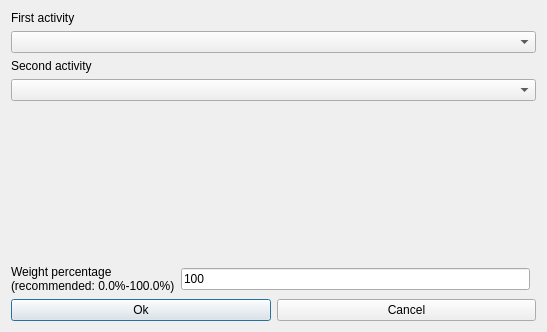
<?xml version="1.0" encoding="UTF-8"?>
<ui version="4.0">
 <class>ModifyConstraintTwoActivitiesConsecutiveForm_template</class>
 <widget class="QDialog" name="ModifyConstraintTwoActivitiesConsecutiveForm_template">
  <property name="geometry">
   <rect>
    <x>0</x>
    <y>0</y>
    <width>547</width>
    <height>332</height>
   </rect>
  </property>
  <property name="windowTitle">
   <string>Modify two activities consecutive</string>
  </property>
  <layout class="QGridLayout">
   <item row="4" column="0" colspan="2">
    <layout class="QHBoxLayout">
     <item>
      <widget class="QPushButton" name="okPushButton">
       <property name="text">
        <string>Ok</string>
       </property>
      </widget>
     </item>
     <item>
      <widget class="QPushButton" name="cancelPushButton">
       <property name="text">
        <string>Cancel</string>
       </property>
      </widget>
     </item>
    </layout>
   </item>
   <item row="3" column="0">
    <layout class="QHBoxLayout">
     <item>
      <widget class="QLabel" name="weightTextLabel">
       <property name="frameShape">
        <enum>QFrame::NoFrame</enum>
       </property>
       <property name="frameShadow">
        <enum>QFrame::Plain</enum>
       </property>
       <property name="text">
        <string>Weight percentage
(recommended: 0.0%-100.0%)</string>
       </property>
       <property name="wordWrap">
        <bool>false</bool>
       </property>
      </widget>
     </item>
     <item>
      <widget class="QLineEdit" name="weightLineEdit">
       <property name="text">
        <string>100</string>
       </property>
      </widget>
     </item>
    </layout>
   </item>
   <item row="2" column="0">
    <spacer name="spacer2">
     <property name="orientation">
      <enum>Qt::Vertical</enum>
     </property>
     <property name="sizeType">
      <enum>QSizePolicy::Expanding</enum>
     </property>
     <property name="sizeHint" stdset="0">
      <size>
       <width>20</width>
       <height>61</height>
      </size>
     </property>
    </spacer>
   </item>
   <item row="0" column="0" colspan="2">
    <layout class="QVBoxLayout">
     <item>
      <widget class="QLabel" name="activityTextLabel">
       <property name="frameShape">
        <enum>QFrame::NoFrame</enum>
       </property>
       <property name="frameShadow">
        <enum>QFrame::Plain</enum>
       </property>
       <property name="text">
        <string>First activity</string>
       </property>
       <property name="wordWrap">
        <bool>false</bool>
       </property>
      </widget>
     </item>
     <item>
      <widget class="QComboBox" name="firstActivitiesComboBox">
       <property name="maximumSize">
        <size>
         <width>32767</width>
         <height>32767</height>
        </size>
       </property>
       <property name="editable">
        <bool>false</bool>
       </property>
       <property name="insertPolicy">
        <enum>QComboBox::NoInsert</enum>
       </property>
       <property name="autoCompletion">
        <bool>false</bool>
       </property>
       <property name="duplicatesEnabled">
        <bool>false</bool>
       </property>
      </widget>
     </item>
    </layout>
   </item>
   <item row="1" column="0" colspan="2">
    <layout class="QVBoxLayout">
     <item>
      <widget class="QLabel" name="activityTextLabel_2">
       <property name="frameShape">
        <enum>QFrame::NoFrame</enum>
       </property>
       <property name="frameShadow">
        <enum>QFrame::Plain</enum>
       </property>
       <property name="text">
        <string>Second activity</string>
       </property>
       <property name="wordWrap">
        <bool>false</bool>
       </property>
      </widget>
     </item>
     <item>
      <widget class="QComboBox" name="secondActivitiesComboBox">
       <property name="maximumSize">
        <size>
         <width>32767</width>
         <height>32767</height>
        </size>
       </property>
       <property name="editable">
        <bool>false</bool>
       </property>
       <property name="insertPolicy">
        <enum>QComboBox::NoInsert</enum>
       </property>
       <property name="autoCompletion">
        <bool>false</bool>
       </property>
       <property name="duplicatesEnabled">
        <bool>false</bool>
       </property>
      </widget>
     </item>
    </layout>
   </item>
  </layout>
 </widget>
 <layoutdefault spacing="6" margin="11"/>
 <tabstops>
  <tabstop>firstActivitiesComboBox</tabstop>
  <tabstop>secondActivitiesComboBox</tabstop>
  <tabstop>weightLineEdit</tabstop>
  <tabstop>okPushButton</tabstop>
  <tabstop>cancelPushButton</tabstop>
 </tabstops>
 <resources/>
 <connections/>
</ui>
